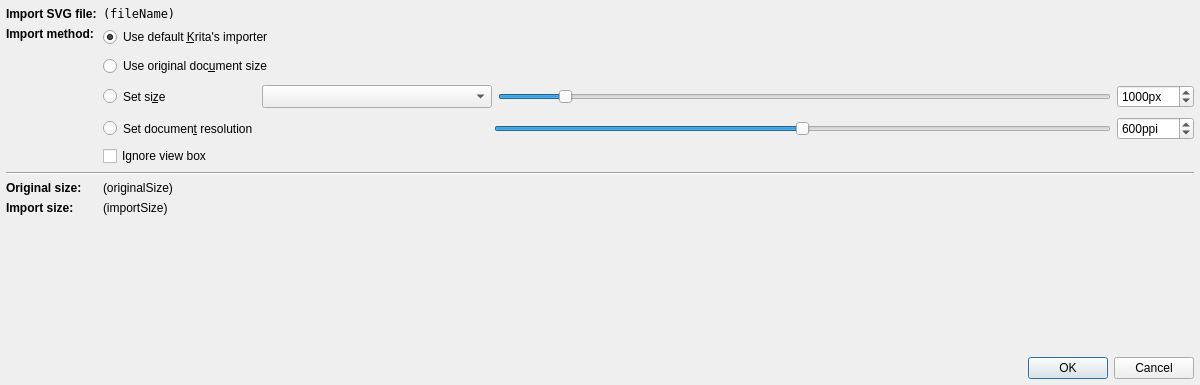
<?xml version="1.0" encoding="UTF-8"?>
<ui version="4.0">
 <class>Dialog</class>
 <widget class="QDialog" name="Dialog">
  <property name="geometry">
   <rect>
    <x>0</x>
    <y>0</y>
    <width>1200</width>
    <height>385</height>
   </rect>
  </property>
  <property name="minimumSize">
   <size>
    <width>950</width>
    <height>350</height>
   </size>
  </property>
  <property name="maximumSize">
   <size>
    <width>16777215</width>
    <height>16777215</height>
   </size>
  </property>
  <property name="windowTitle">
   <string>Dialog</string>
  </property>
  <layout class="QGridLayout" name="gridLayout">
   <property name="leftMargin">
    <number>6</number>
   </property>
   <property name="topMargin">
    <number>6</number>
   </property>
   <property name="rightMargin">
    <number>6</number>
   </property>
   <property name="bottomMargin">
    <number>6</number>
   </property>
   <property name="verticalSpacing">
    <number>-1</number>
   </property>
   <item row="2" column="1">
    <widget class="QWidget" name="widget" native="true">
     <property name="sizePolicy">
      <sizepolicy hsizetype="MinimumExpanding" vsizetype="Minimum">
       <horstretch>0</horstretch>
       <verstretch>0</verstretch>
      </sizepolicy>
     </property>
     <layout class="QVBoxLayout" name="verticalLayout_2">
      <property name="spacing">
       <number>-1</number>
      </property>
      <property name="leftMargin">
       <number>0</number>
      </property>
      <property name="topMargin">
       <number>0</number>
      </property>
      <property name="rightMargin">
       <number>0</number>
      </property>
      <property name="bottomMargin">
       <number>0</number>
      </property>
      <item>
       <widget class="QRadioButton" name="rbImportKritaDefault">
        <property name="sizePolicy">
         <sizepolicy hsizetype="MinimumExpanding" vsizetype="Minimum">
          <horstretch>0</horstretch>
          <verstretch>0</verstretch>
         </sizepolicy>
        </property>
        <property name="toolTip">
         <string>Use default importer plugin from Krita</string>
        </property>
        <property name="statusTip">
         <string/>
        </property>
        <property name="text">
         <string>Use default &amp;Krita's importer</string>
        </property>
        <property name="checked">
         <bool>true</bool>
        </property>
        <attribute name="buttonGroup">
         <string notr="true">btgrpDocSize</string>
        </attribute>
       </widget>
      </item>
      <item>
       <widget class="QWidget" name="wImportOriginalDocSize" native="true">
        <property name="sizePolicy">
         <sizepolicy hsizetype="Preferred" vsizetype="Minimum">
          <horstretch>0</horstretch>
          <verstretch>0</verstretch>
         </sizepolicy>
        </property>
        <property name="minimumSize">
         <size>
          <width>0</width>
          <height>0</height>
         </size>
        </property>
        <layout class="QHBoxLayout" name="horizontalLayout">
         <property name="spacing">
          <number>0</number>
         </property>
         <property name="leftMargin">
          <number>0</number>
         </property>
         <property name="topMargin">
          <number>3</number>
         </property>
         <property name="rightMargin">
          <number>0</number>
         </property>
         <property name="bottomMargin">
          <number>0</number>
         </property>
         <item>
          <widget class="QRadioButton" name="rbImportOriginalDocSize">
           <property name="sizePolicy">
            <sizepolicy hsizetype="Minimum" vsizetype="Minimum">
             <horstretch>0</horstretch>
             <verstretch>0</verstretch>
            </sizepolicy>
           </property>
           <property name="toolTip">
            <string>&lt;html&gt;&lt;head/&gt;&lt;body&gt;&lt;p&gt;Use original document size for import &lt;br/&gt;&lt;/p&gt;&lt;p&gt;&lt;span style=&quot; font-style:italic;&quot;&gt;Option is disabled if default document unit is not pixels&lt;/span&gt;&lt;/p&gt;&lt;/body&gt;&lt;/html&gt;</string>
           </property>
           <property name="statusTip">
            <string/>
           </property>
           <property name="text">
            <string>Use original doc&amp;ument size</string>
           </property>
           <attribute name="buttonGroup">
            <string notr="true">btgrpDocSize</string>
           </attribute>
          </widget>
         </item>
        </layout>
       </widget>
      </item>
      <item>
       <widget class="QWidget" name="wImportSetDocSize" native="true">
        <property name="sizePolicy">
         <sizepolicy hsizetype="Preferred" vsizetype="Minimum">
          <horstretch>0</horstretch>
          <verstretch>0</verstretch>
         </sizepolicy>
        </property>
        <property name="minimumSize">
         <size>
          <width>0</width>
          <height>0</height>
         </size>
        </property>
        <layout class="QHBoxLayout" name="horizontalLayout_2">
         <property name="leftMargin">
          <number>0</number>
         </property>
         <property name="topMargin">
          <number>3</number>
         </property>
         <property name="rightMargin">
          <number>0</number>
         </property>
         <property name="bottomMargin">
          <number>0</number>
         </property>
         <item>
          <widget class="QRadioButton" name="rbImportSetDocSize">
           <property name="sizePolicy">
            <sizepolicy hsizetype="Minimum" vsizetype="Minimum">
             <horstretch>2</horstretch>
             <verstretch>0</verstretch>
            </sizepolicy>
           </property>
           <property name="toolTip">
            <string>Open document with given pixels size</string>
           </property>
           <property name="statusTip">
            <string/>
           </property>
           <property name="text">
            <string>Set si&amp;ze</string>
           </property>
           <attribute name="buttonGroup">
            <string notr="true">btgrpDocSize</string>
           </attribute>
          </widget>
         </item>
         <item>
          <widget class="QComboBox" name="cbSetDocSizeRef">
           <property name="sizePolicy">
            <sizepolicy hsizetype="Preferred" vsizetype="Minimum">
             <horstretch>3</horstretch>
             <verstretch>0</verstretch>
            </sizepolicy>
           </property>
           <property name="toolTip">
            <string>&lt;html&gt;&lt;head/&gt;&lt;body&gt;&lt;p&gt;When size is defined to:&lt;/p&gt;&lt;p&gt;- &lt;span style=&quot; font-weight:600;&quot;&gt;Width&lt;/span&gt;: document is created with given width, height is computed from image ratio&lt;/p&gt;&lt;p&gt;- &lt;span style=&quot; font-weight:600;&quot;&gt;Height&lt;/span&gt;: document is created with given height, width is computed from image ratio&lt;/p&gt;&lt;/body&gt;&lt;/html&gt;</string>
           </property>
          </widget>
         </item>
         <item>
          <widget class="QSlider" name="hsSetDocSize">
           <property name="sizePolicy">
            <sizepolicy hsizetype="Expanding" vsizetype="Fixed">
             <horstretch>8</horstretch>
             <verstretch>0</verstretch>
            </sizepolicy>
           </property>
           <property name="minimum">
            <number>1</number>
           </property>
           <property name="maximum">
            <number>9999</number>
           </property>
           <property name="value">
            <number>1000</number>
           </property>
           <property name="orientation">
            <enum>Qt::Horizontal</enum>
           </property>
           <property name="tickPosition">
            <enum>QSlider::NoTicks</enum>
           </property>
          </widget>
         </item>
         <item>
          <widget class="QSpinBox" name="sbSetDocSize">
           <property name="sizePolicy">
            <sizepolicy hsizetype="Minimum" vsizetype="Minimum">
             <horstretch>1</horstretch>
             <verstretch>0</verstretch>
            </sizepolicy>
           </property>
           <property name="alignment">
            <set>Qt::AlignLeading|Qt::AlignLeft|Qt::AlignVCenter</set>
           </property>
           <property name="suffix">
            <string>px </string>
           </property>
           <property name="minimum">
            <number>1</number>
           </property>
           <property name="maximum">
            <number>9999</number>
           </property>
           <property name="value">
            <number>1000</number>
           </property>
          </widget>
         </item>
        </layout>
       </widget>
      </item>
      <item>
       <widget class="QWidget" name="wImportSetDocResolution" native="true">
        <property name="sizePolicy">
         <sizepolicy hsizetype="Preferred" vsizetype="Minimum">
          <horstretch>0</horstretch>
          <verstretch>0</verstretch>
         </sizepolicy>
        </property>
        <property name="minimumSize">
         <size>
          <width>0</width>
          <height>0</height>
         </size>
        </property>
        <layout class="QHBoxLayout" name="horizontalLayout_4">
         <property name="leftMargin">
          <number>0</number>
         </property>
         <property name="topMargin">
          <number>3</number>
         </property>
         <property name="rightMargin">
          <number>0</number>
         </property>
         <property name="bottomMargin">
          <number>0</number>
         </property>
         <item>
          <widget class="QRadioButton" name="rbImportSetDocResolution">
           <property name="sizePolicy">
            <sizepolicy hsizetype="Minimum" vsizetype="Minimum">
             <horstretch>5</horstretch>
             <verstretch>0</verstretch>
            </sizepolicy>
           </property>
           <property name="toolTip">
            <string>&lt;html&gt;&lt;head/&gt;&lt;body&gt;&lt;p&gt;Open document giving an expected resolution, Buli Commander determinate final document size in pixels.&lt;/p&gt;&lt;/body&gt;&lt;/html&gt;</string>
           </property>
           <property name="statusTip">
            <string/>
           </property>
           <property name="text">
            <string>Set documen&amp;t resolution</string>
           </property>
           <attribute name="buttonGroup">
            <string notr="true">btgrpDocSize</string>
           </attribute>
          </widget>
         </item>
         <item>
          <widget class="QSlider" name="hsSetDocResolution">
           <property name="sizePolicy">
            <sizepolicy hsizetype="Expanding" vsizetype="Fixed">
             <horstretch>8</horstretch>
             <verstretch>0</verstretch>
            </sizepolicy>
           </property>
           <property name="minimum">
            <number>1</number>
           </property>
           <property name="maximum">
            <number>1200</number>
           </property>
           <property name="value">
            <number>600</number>
           </property>
           <property name="orientation">
            <enum>Qt::Horizontal</enum>
           </property>
           <property name="tickPosition">
            <enum>QSlider::NoTicks</enum>
           </property>
          </widget>
         </item>
         <item>
          <widget class="QSpinBox" name="sbSetDocResolution">
           <property name="sizePolicy">
            <sizepolicy hsizetype="Minimum" vsizetype="Minimum">
             <horstretch>1</horstretch>
             <verstretch>0</verstretch>
            </sizepolicy>
           </property>
           <property name="alignment">
            <set>Qt::AlignLeading|Qt::AlignLeft|Qt::AlignVCenter</set>
           </property>
           <property name="suffix">
            <string>ppi</string>
           </property>
           <property name="minimum">
            <number>1</number>
           </property>
           <property name="maximum">
            <number>1200</number>
           </property>
           <property name="value">
            <number>600</number>
           </property>
          </widget>
         </item>
        </layout>
       </widget>
      </item>
      <item>
       <widget class="QCheckBox" name="cbIgnoreViewBox">
        <property name="sizePolicy">
         <sizepolicy hsizetype="Minimum" vsizetype="Minimum">
          <horstretch>0</horstretch>
          <verstretch>0</verstretch>
         </sizepolicy>
        </property>
        <property name="toolTip">
         <string>&lt;html&gt;&lt;head/&gt;&lt;body&gt;&lt;p&gt;When a viewbox is defined, this option allows to ignore it.&lt;/p&gt;&lt;p&gt;In this case, dimension is applied to file content bounds instead of view box to get all shapes fit in document bounds.&lt;br/&gt;&lt;/p&gt;&lt;p&gt;&lt;span style=&quot; font-style:italic;&quot;&gt;Option is disabled if there's no viewbox&lt;/span&gt;&lt;/p&gt;&lt;/body&gt;&lt;/html&gt;</string>
        </property>
        <property name="text">
         <string>Ignore view box</string>
        </property>
       </widget>
      </item>
     </layout>
    </widget>
   </item>
   <item row="9" column="0" colspan="2">
    <widget class="QDialogButtonBox" name="dbbxOkCancel">
     <property name="orientation">
      <enum>Qt::Horizontal</enum>
     </property>
     <property name="standardButtons">
      <set>QDialogButtonBox::Cancel|QDialogButtonBox::Ok</set>
     </property>
    </widget>
   </item>
   <item row="4" column="0">
    <widget class="QLabel" name="label_6">
     <property name="font">
      <font>
       <weight>75</weight>
       <bold>true</bold>
      </font>
     </property>
     <property name="text">
      <string>Original size:</string>
     </property>
    </widget>
   </item>
   <item row="5" column="0">
    <widget class="QLabel" name="label_3">
     <property name="font">
      <font>
       <weight>75</weight>
       <bold>true</bold>
      </font>
     </property>
     <property name="text">
      <string>Import size:</string>
     </property>
    </widget>
   </item>
   <item row="4" column="1">
    <widget class="QLabel" name="lblSizeOrig">
     <property name="toolTip">
      <string>&lt;html&gt;&lt;head/&gt;&lt;body&gt;&lt;p&gt;Original document size (in original document units)&lt;/p&gt;&lt;/body&gt;&lt;/html&gt;</string>
     </property>
     <property name="text">
      <string>(originalSize)</string>
     </property>
    </widget>
   </item>
   <item row="2" column="0">
    <widget class="QLabel" name="label_2">
     <property name="font">
      <font>
       <weight>75</weight>
       <bold>true</bold>
      </font>
     </property>
     <property name="text">
      <string>Import method:</string>
     </property>
     <property name="alignment">
      <set>Qt::AlignLeading|Qt::AlignLeft|Qt::AlignTop</set>
     </property>
    </widget>
   </item>
   <item row="6" column="0">
    <spacer name="verticalSpacer">
     <property name="orientation">
      <enum>Qt::Vertical</enum>
     </property>
     <property name="sizeHint" stdset="0">
      <size>
       <width>20</width>
       <height>40</height>
      </size>
     </property>
    </spacer>
   </item>
   <item row="5" column="1">
    <widget class="QLabel" name="lblSizeTgt">
     <property name="font">
      <font>
       <weight>50</weight>
       <bold>false</bold>
      </font>
     </property>
     <property name="toolTip">
      <string>Imported document size in pixels</string>
     </property>
     <property name="text">
      <string>(importSize)</string>
     </property>
    </widget>
   </item>
   <item row="0" column="0">
    <widget class="QLabel" name="label">
     <property name="font">
      <font>
       <weight>75</weight>
       <bold>true</bold>
      </font>
     </property>
     <property name="text">
      <string>Import SVG file:</string>
     </property>
    </widget>
   </item>
   <item row="0" column="1">
    <widget class="QLabel" name="lblFileName">
     <property name="font">
      <font>
       <family>DejaVu Sans Mono, Consolas, Courier New</family>
      </font>
     </property>
     <property name="text">
      <string>(fileName)</string>
     </property>
    </widget>
   </item>
   <item row="3" column="0" colspan="2">
    <widget class="Line" name="line">
     <property name="orientation">
      <enum>Qt::Horizontal</enum>
     </property>
    </widget>
   </item>
  </layout>
 </widget>
 <resources/>
 <connections>
  <connection>
   <sender>dbbxOkCancel</sender>
   <signal>accepted()</signal>
   <receiver>Dialog</receiver>
   <slot>accept()</slot>
   <hints>
    <hint type="sourcelabel">
     <x>233</x>
     <y>293</y>
    </hint>
    <hint type="destinationlabel">
     <x>157</x>
     <y>222</y>
    </hint>
   </hints>
  </connection>
  <connection>
   <sender>dbbxOkCancel</sender>
   <signal>rejected()</signal>
   <receiver>Dialog</receiver>
   <slot>reject()</slot>
   <hints>
    <hint type="sourcelabel">
     <x>301</x>
     <y>293</y>
    </hint>
    <hint type="destinationlabel">
     <x>286</x>
     <y>222</y>
    </hint>
   </hints>
  </connection>
  <connection>
   <sender>hsSetDocSize</sender>
   <signal>valueChanged(int)</signal>
   <receiver>sbSetDocSize</receiver>
   <slot>setValue(int)</slot>
   <hints>
    <hint type="sourcelabel">
     <x>703</x>
     <y>117</y>
    </hint>
    <hint type="destinationlabel">
     <x>896</x>
     <y>112</y>
    </hint>
   </hints>
  </connection>
  <connection>
   <sender>hsSetDocResolution</sender>
   <signal>valueChanged(int)</signal>
   <receiver>sbSetDocResolution</receiver>
   <slot>setValue(int)</slot>
   <hints>
    <hint type="sourcelabel">
     <x>745</x>
     <y>146</y>
    </hint>
    <hint type="destinationlabel">
     <x>881</x>
     <y>146</y>
    </hint>
   </hints>
  </connection>
  <connection>
   <sender>sbSetDocSize</sender>
   <signal>valueChanged(int)</signal>
   <receiver>hsSetDocSize</receiver>
   <slot>setValue(int)</slot>
   <hints>
    <hint type="sourcelabel">
     <x>900</x>
     <y>110</y>
    </hint>
    <hint type="destinationlabel">
     <x>760</x>
     <y>111</y>
    </hint>
   </hints>
  </connection>
  <connection>
   <sender>sbSetDocResolution</sender>
   <signal>valueChanged(int)</signal>
   <receiver>hsSetDocResolution</receiver>
   <slot>setValue(int)</slot>
   <hints>
    <hint type="sourcelabel">
     <x>885</x>
     <y>140</y>
    </hint>
    <hint type="destinationlabel">
     <x>744</x>
     <y>141</y>
    </hint>
   </hints>
  </connection>
 </connections>
 <buttongroups>
  <buttongroup name="btgrpDocSize"/>
 </buttongroups>
</ui>
